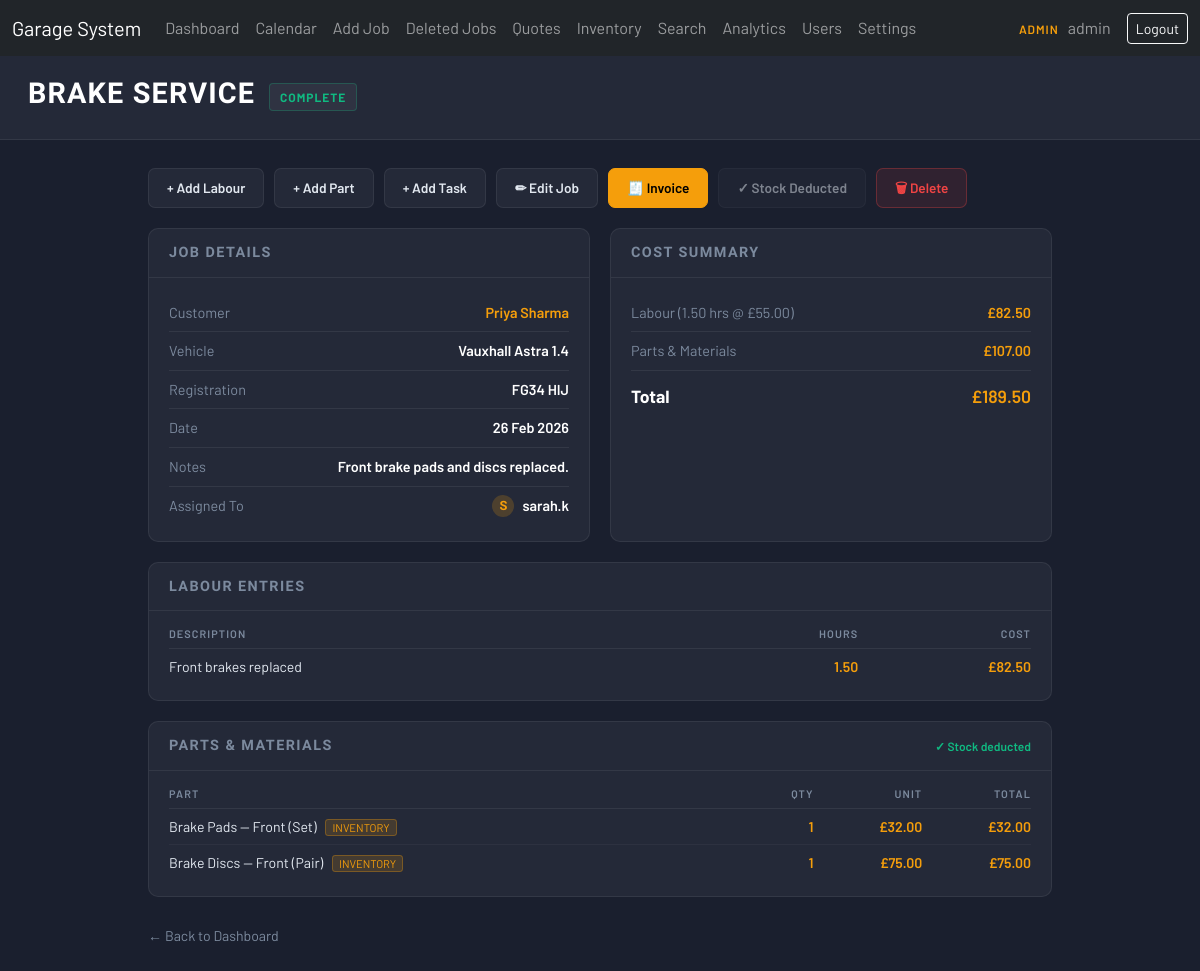
The page /PHP/view_job.php?id=2 (signed in) on the database its author committed.
### tables this page shows
CREATE TABLE IF NOT EXISTS jobs (
    id             INT AUTO_INCREMENT PRIMARY KEY,
    job_date       DATE         NOT NULL,
    customer_name  VARCHAR(150) NOT NULL,
    vehicle        VARCHAR(100) DEFAULT NULL,
    registration   VARCHAR(20)  DEFAULT NULL,
    job_type       VARCHAR(100) DEFAULT NULL,
    description    TEXT         DEFAULT NULL,
    status         ENUM('pending','in_progress','complete') NOT NULL DEFAULT 'pending',
    assigned_to    INT          DEFAULT NULL,
    payment_status ENUM('unpaid','paid') NOT NULL DEFAULT 'unpaid',
    stock_deducted TINYINT(1)  DEFAULT 0,
    deleted        TINYINT(1)  NOT NULL DEFAULT 0,
    deleted_at     DATETIME     DEFAULT NULL,
    deleted_by     VARCHAR(100) DEFAULT NULL
);

CREATE TABLE IF NOT EXISTS users (
    id                   INT AUTO_INCREMENT PRIMARY KEY,
    username             VARCHAR(100) NOT NULL UNIQUE,
    password_hash        VARCHAR(255) NOT NULL,
    role                 ENUM('admin','mechanic') NOT NULL DEFAULT 'mechanic',
    must_change_password TINYINT(1)  NOT NULL DEFAULT 0,
    created_at           DATETIME    DEFAULT NOW()
);

CREATE TABLE IF NOT EXISTS settings (
    key_name VARCHAR(50) PRIMARY KEY,
    value    VARCHAR(100) NOT NULL
);

CREATE TABLE IF NOT EXISTS job_time (
    id          INT AUTO_INCREMENT PRIMARY KEY,
    job_id      INT           NOT NULL,
    hours       DECIMAL(6,2)  NOT NULL,
    description VARCHAR(255)  DEFAULT NULL,
    logged_by   INT           DEFAULT NULL,
    FOREIGN KEY (job_id) REFERENCES jobs(id) ON DELETE CASCADE
);

CREATE TABLE IF NOT EXISTS job_parts (
    id           INT AUTO_INCREMENT PRIMARY KEY,
    job_id       INT            NOT NULL,
    part_name    VARCHAR(150)   NOT NULL,
    quantity     INT            NOT NULL DEFAULT 1,
    price        DECIMAL(10,2)  NOT NULL DEFAULT 0.00,
    inventory_id INT            DEFAULT NULL,
    FOREIGN KEY (job_id) REFERENCES jobs(id) ON DELETE CASCADE
);

### htdocs/PHP/get_rate.php (called while the page is built, shortened)
<?php
function get_hourly_rate($conn) {
    $result = $conn->query("SELECT value FROM settings WHERE key_name='hourly_rate'");
    if($result && $row = $result->fetch_assoc()) return floatval($row["value"]);
    return 50.00;
}

### htdocs/PHP/view_job.php (the view, shortened to what this page needs)
<?php
include "config.php";
include "navbar.php";
include "get_rate.php";
$id = intval($_GET["id"]);
$hourly_rate = get_hourly_rate($conn);
$stmt = $conn->prepare("SELECT * FROM jobs WHERE id=? AND (deleted=0 OR deleted IS NULL)");
$stmt->bind_param("i", $id);
$stmt->execute();
$job = $stmt->get_result()->fetch_assoc();
$hours = $conn->query("SELECT SUM(hours) as total FROM job_time WHERE job_id=$id")->fetch_assoc()["total"] ?? 0;
$assigned_name = null;
if(!empty($job["assigned_to"])) {
    $amech = $conn->prepare("SELECT username FROM users WHERE id=?");
    $amech->bind_param("i", $job["assigned_to"]);
    $amech->execute();
    $ar = $amech->get_result()->fetch_assoc();
    $assigned_name = $ar["username"] ?? null;
}
$labour = $hours * $hourly_rate;
$parts_total = $conn->query("SELECT SUM(quantity*price) as total FROM job_parts WHERE job_id=$id")->fetch_assoc()["total"] ?? 0;
$total = $labour + $parts_total;
$parts_rows = $conn->query("SELECT jp.part_name, jp.quantity, jp.price, jp.quantity*jp.price as line_total, jp.inventory_id, i.part_name as inv_name FROM job_parts jp LEFT JOIN inventory i ON jp.inventory_id = i.id WHERE jp.job_id=$id");
$time_rows  = $conn->query("SELECT description, hours FROM job_time WHERE job_id=$id");
$stock_deducted = (bool)($job["stock_deducted"] ?? false);
$linked_parts_count = $conn->query("SELECT COUNT(*) as n FROM job_parts WHERE job_id=$id AND inventory_id IS NOT NULL AND inventory_id > 0")->fetch_assoc()["n"] ?? 0;
?>
<!DOCTYPE html>
<html lang="en">
<head>
</head>
<body>
<div class="page-header">
    <h1><?php echo htmlspecialchars($job["job_type"]); ?></h1>
    <span class="status-badge"><?php echo ucfirst($job["status"]); ?></span>
</div>
<div class="content">
    <div class="actions">
        <a class="action-btn" href="add_time.php?id=<?php echo $id;?>">+ Add Labour</a>
        <a class="action-btn" href="add_part.php?id=<?php echo $id;?>">+ Add Part</a>
        <a class="action-btn" href="add_task.php?id=<?php echo $id;?>">+ Add Task</a>
        <a class="action-btn" href="edit_job.php?id=<?php echo $id;?>">✏ Edit Job</a>
        <a class="action-btn primary" href="invoice.php?id=<?php echo $id;?>">🧾 Invoice</a>
        <?php if($linked_parts_count > 0): ?>
            <?php if($stock_deducted): ?>
                <span class="action-btn" style="opacity:0.5;cursor:default;">✓ Stock Deducted</span>
            <?php endif; ?>
        <?php endif; ?>
        <button class="action-btn danger" onclick="document.getElementById('deleteModal').classList.add('active')">🗑 Delete</button>
    </div>
    <div class="grid-2">
        <div class="panel">
            <div class="panel-header"><span class="panel-title">Job Details</span></div>
            <div class="panel-body">
                <div class="detail-row"><span class="detail-label">Customer</span><span class="detail-value"><a href="customer.php?name=<?php echo urlencode($job['customer_name']); ?>" style="color:var(--accent);text-decoration:none;"><?php echo htmlspecialchars($job["customer_name"]); ?></a></span></div>
                <div class="detail-row"><span class="detail-label">Vehicle</span><span class="detail-value"><?php echo htmlspecialchars($job["vehicle"]); ?></span></div>
                <div class="detail-row"><span class="detail-label">Registration</span><span class="detail-value"><?php echo htmlspecialchars($job["registration"]); ?></span></div>
                <div class="detail-row"><span class="detail-label">Date</span><span class="detail-value"><?php echo date("d M Y", strtotime($job["job_date"])); ?></span></div>
                <?php if($job["description"]): ?>
                <div class="detail-row"><span class="detail-label">Notes</span><span class="detail-value" style="text-align:right;max-width:60%;"><?php echo htmlspecialchars($job["description"]); ?></span></div>
                <?php endif; ?>
                <?php if($assigned_name): ?>
                <div class="detail-row">
                    <span class="detail-label">Assigned To</span>
                    <span class="detail-value" style="display:flex;align-items:center;gap:8px;">
                        <span style="width:22px;height:22px;border-radius:50%;background:rgba(245,158,11,0.2);color:#f59e0b;font-family:'Barlow Condensed',sans-serif;font-weight:700;font-size:0.8rem;display:inline-flex;align-items:center;justify-content:center;"><?php echo strtoupper(substr($assigned_name,0,1)); ?></span>
                        <?php echo htmlspecialchars($assigned_name); ?>
                    </span>
                </div>
                <?php endif; ?>
            </div>
        </div>
        <div class="panel">
            <div class="panel-header"><span class="panel-title">Cost Summary</span></div>
            <div class="panel-body">
                <div class="total-row"><span>Labour (<?php echo number_format($hours,2); ?> hrs @ £<?php echo number_format($hourly_rate,2); ?>)</span><span>£<?php echo number_format($labour,2); ?></span></div>
                <div class="total-row"><span>Parts & Materials</span><span>£<?php echo number_format($parts_total,2); ?></span></div>
                <div class="total-row grand"><span>Total</span><span>£<?php echo number_format($total,2); ?></span></div>
            </div>
        </div>
    </div>
    <?php $time_entries = []; while($r = $time_rows->fetch_assoc()) $time_entries[] = $r; ?>
    <?php if(!empty($time_entries)): ?>
    <div class="panel">
        <div class="panel-header"><span class="panel-title">Labour Entries</span></div>
        <div class="panel-body">
            <table>
                <thead><tr><th>Description</th><th class="right">Hours</th><th class="right">Cost</th></tr></thead>
                <tbody>
                <?php foreach($time_entries as $t): ?>
                    <tr>
                        <td><?php echo htmlspecialchars($t["description"]); ?></td>
                        <td class="right"><?php echo number_format($t["hours"],2); ?></td>
                        <td class="right">£<?php echo number_format($t["hours"]*$hourly_rate,2); ?></td>
                    </tr>
                <?php endforeach; ?>
                </tbody>
            </table>
        </div>
    </div>
    <?php endif; ?>
    <?php $parts_entries = []; while($r = $parts_rows->fetch_assoc()) $parts_entries[] = $r; ?>
    <?php if(!empty($parts_entries)): ?>
    <div class="panel">
        <div class="panel-header"><span class="panel-title">Parts & Materials</span>
            <?php if($stock_deducted): ?>
                <span style="font-size:0.75rem;color:#10b981;font-weight:600;">✓ Stock deducted</span>
            <?php endif; ?>
        </div>
        <div class="panel-body">
            <table>
                <thead><tr><th>Part</th><th class="right">Qty</th><th class="right">Unit</th><th class="right">Total</th></tr></thead>
                <tbody>
                <?php foreach($parts_entries as $p): ?>
                    <tr>
                        <td>
                            <?php echo htmlspecialchars($p["part_name"]); ?>
                            <?php if($p["inventory_id"]): ?>
                                <span style="font-size:0.7rem;background:rgba(245,158,11,0.15);color:#f59e0b;border:1px solid rgba(245,158,11,0.3);padding:1px 6px;border-radius:3px;margin-left:6px;">INVENTORY</span>
                            <?php endif; ?>
                        </td>
                        <td class="right"><?php echo $p["quantity"]; ?></td>
                        <td class="right">£<?php echo number_format($p["price"],2); ?></td>
                        <td class="right">£<?php echo number_format($p["line_total"],2); ?></td>
                    </tr>
                <?php endforeach; ?>
                </tbody>
            </table>
        </div>
    </div>
    <?php endif; ?>
    <a class="back-link" href="dashboard.php">← Back to Dashboard</a>
</div>
</body>
</html>

### rows shown on the page
jobs: job_type "BRAKE SERVICE", status "COMPLETE", customer_name "Priya Sharma", vehicle "Vauxhall Astra 1.4", registration "FG34 HIJ", job_date "26 Feb 2026", description "Front brake pads and discs replaced."
users: username "S", username "sarah.k"
settings: value "55.00"
job_time: description "Front brakes replaced", hours "1.50", $t['hours']*$hourly_rate "82.50"
job_parts: part_name "Brake Pads — Front (Set)", shows "INVENTORY", quantity "1", price "32.00", line_total "32.00"
job_parts: part_name "Brake Discs — Front (Pair)", shows "INVENTORY", quantity "1", price "75.00", line_total "75.00"

### other values the page prints
$_SESSION["user"] "admin"
$hours "1.50"
$labour "82.50"
$parts_total "107.00"
$total "189.50"
